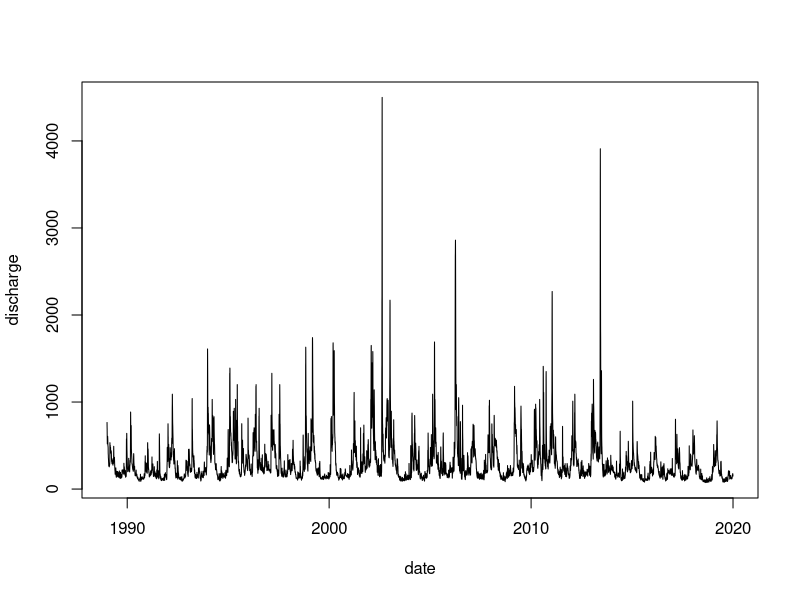
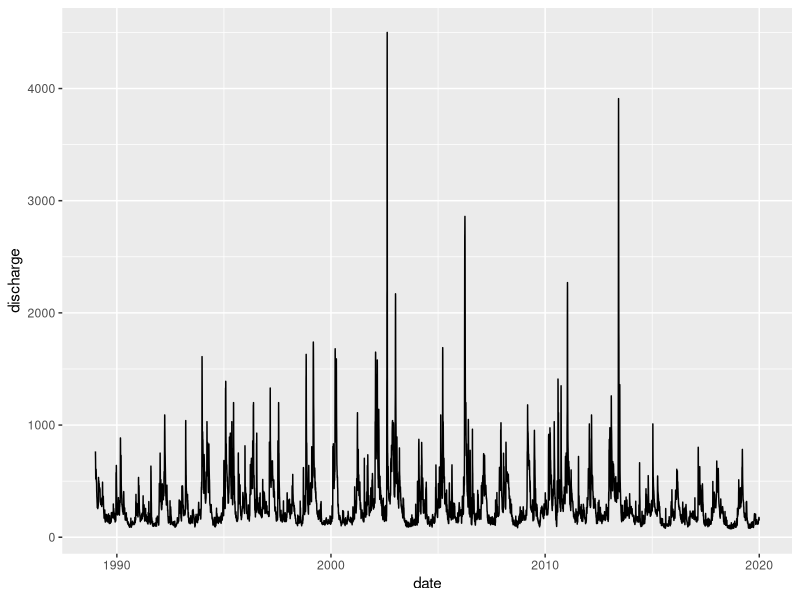
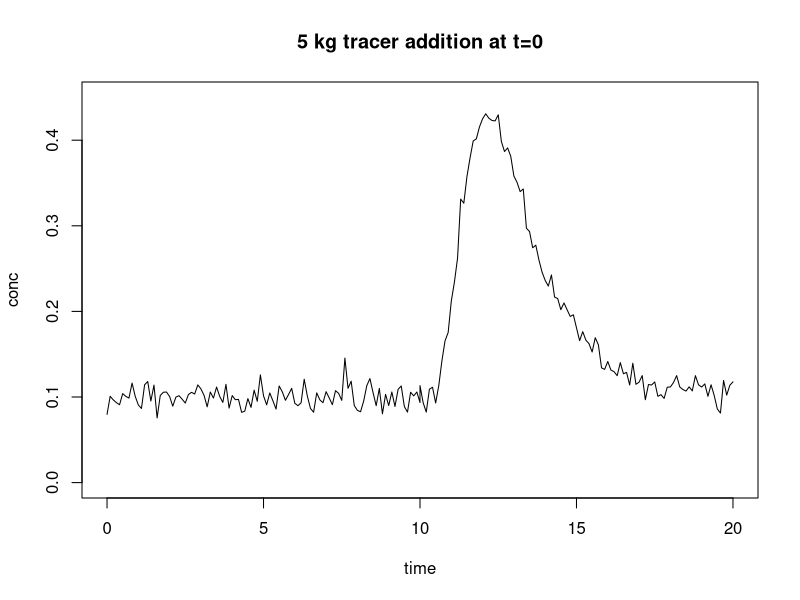
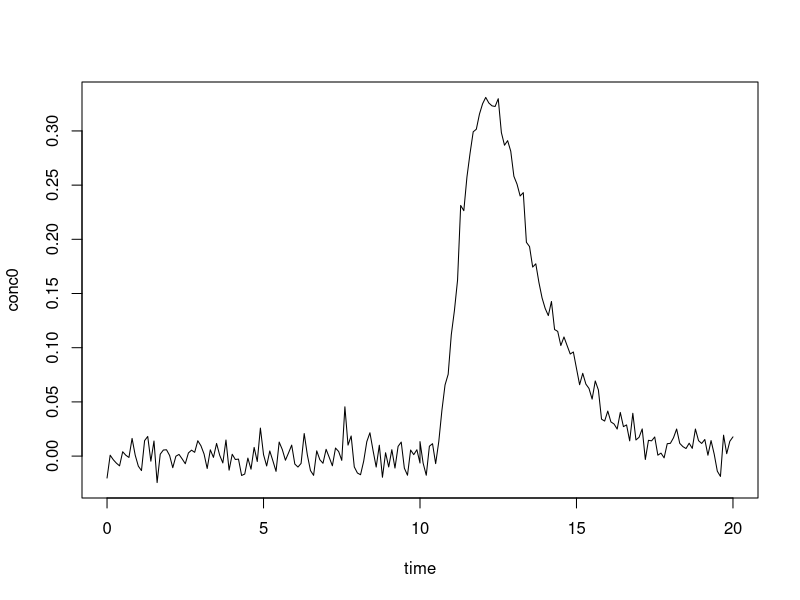

The R source for these figures, in order:
## ---- chunk 1
knitr::opts_chunk$set(echo = TRUE)
## ---- chunk 2
library(readr)     # modernized functions to read rectangular data like csv
library(dplyr)     # the most essential tidyverse packages
library(tidyr)     # contains for example pivot tables
library(lubridate) # a tidyverse package for dates
library(ggplot2)   # high level plotting with the grammar of graphics
## ---- chunk 3
#| echo: false
#| tbl-cap: "Kenngrößen des Abflusses"

library(readr)
tabdata <- read.csv("data/HQ-table.csv")
knitr::kable(tabdata)
## ---- chunk 4
elbe <- read.csv("data/elbe.csv")
elbe$date <- as.POSIXct(elbe$date, tz="UTC")
plot(discharge~date, data = elbe, type = "l")
## ---- chunk 5
ggplot(data = elbe) +
  geom_line(aes(x = date, y = discharge))

## ---- chunk 6
summary(elbe$discharge)
## ---- chunk 7
# Minimum NNQ:
print("NNQ:")
elbe[which.min(elbe$discharge), "date"]

# Maximum HHQ:
print("HHQ:")
elbe[which.max(elbe$discharge), "date"]

## ---- chunk 8
elbe$jahr <- year(elbe$date)
head(elbe)
## ---- chunk 9
NQ <- aggregate(discharge ~ jahr, data = elbe, FUN = min)
print("NQ")
head(NQ)
tail(NQ)
## ---- chunk 10
MNQ <- mean(NQ$discharge)
MNQ
## ---- chunk 11
HQ <- aggregate(discharge ~ jahr, data = elbe, FUN = max)
MHQ <- mean(HQ$discharge)
head(HQ)
tail(HQ)
print("MHQ")
MHQ
## ---- chunk 12
tracer <- read.csv("data/tracer.csv")
head(tracer, 4)
tail(tracer, 4)
plot(tracer, type="l", main="5 kg tracer addition at t=0",
     ylim=c(0,0.45))
## ---- chunk 13
C0 <- mean(tracer[tracer$time < 10, "conc"])
print("C0")
C0
## ---- chunk 14
tracer$conc0 <- tracer$conc - C0
plot(conc0~time, tracer, type="l")
## ---- chunk 15
dt <- tracer[2, "time"] - tracer[1, "time"]
dt
## ---- chunk 16
int <- sum(tracer$conc0 * dt)
int
## ---- chunk 17
Q <- 5 / sum(tracer$conc0 * dt)
Q
